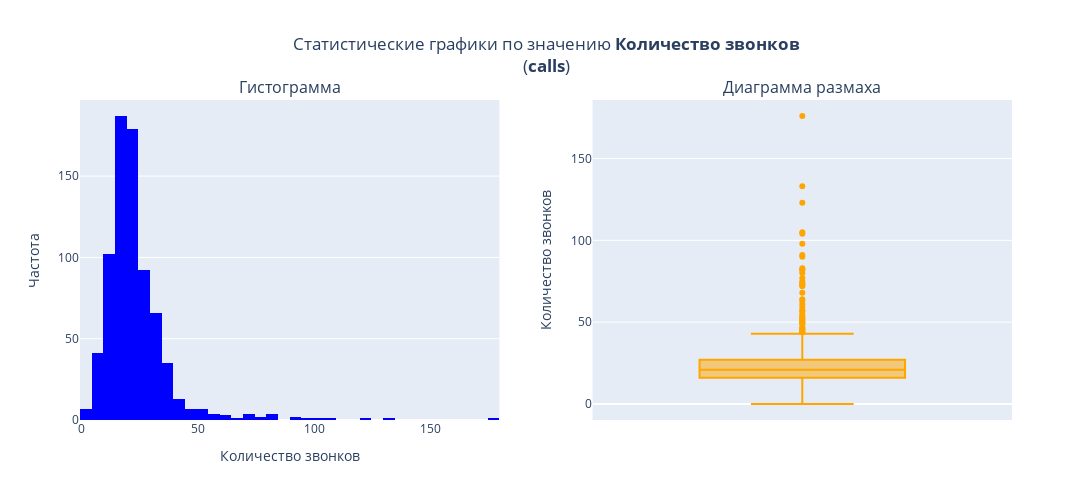
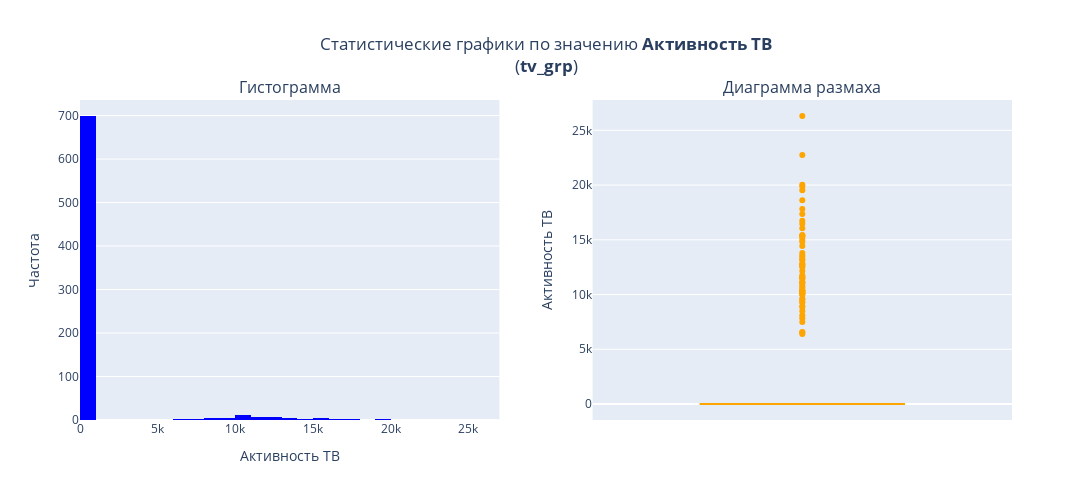
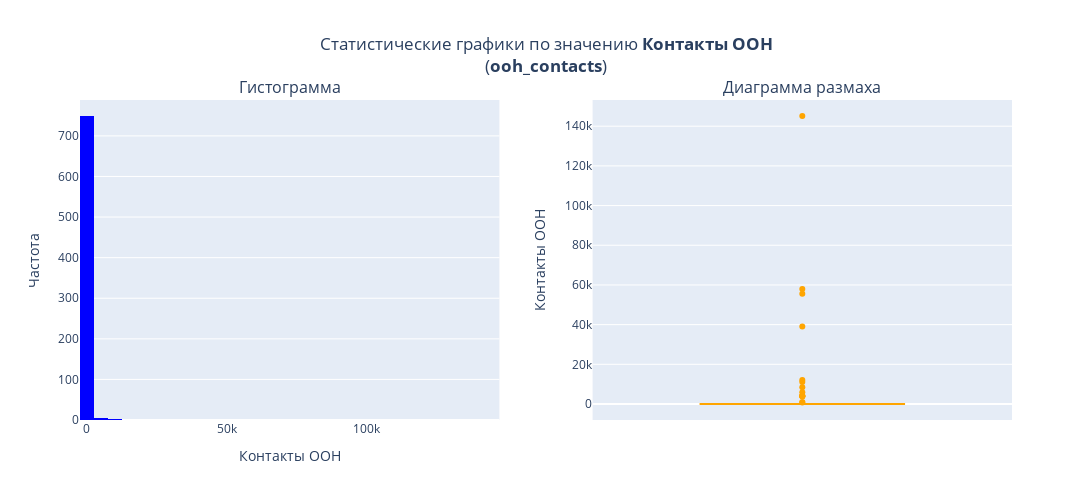
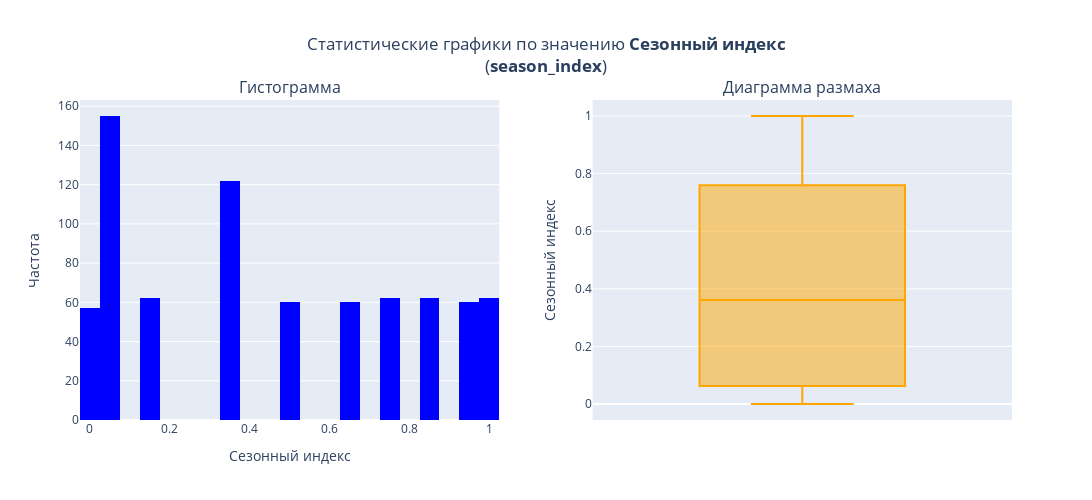

These figures' notebook cell, in order:
### Markdown cell above
<hr style="border: none; border-top: 3px dashed;">

#### <a id='toc1_5_1_1_'></a>[Количественные](#toc0_)

### Code cell
for num_col in data.select_dtypes(include='number').columns:
    statistical_graphis_for_numeric(data=data[num_col])

### Figure 1 — Plotly figure (JSON) as saved in the notebook; plotly's stock layout.template omitted (floating-point values rounded to 4 significant figures; data arrays with more than 128 entries replaced by an {"elided": "..."} marker saying what was removed)
{"data": [{"marker": {"color": "blue"}, "name": "calls", "nbinsx": 50, "type": "histogram", "x": {"elided": "762 int values"}, "xaxis": "x", "yaxis": "y"}, {"marker": {"color": "orange"}, "name": "", "type": "box", "xaxis": "x2", "y": {"elided": "762 int values"}, "yaxis": "y2"}], "layout": {"annotations": [{"font": {"size": 16}, "showarrow": false, "text": "Гистограмма", "x": 0.225, "xanchor": "center", "xref": "paper", "y": 1, "yanchor": "bottom", "yref": "paper"}, {"font": {"size": 16}, "showarrow": false, "text": "Диаграмма размаха", "x": 0.775, "xanchor": "center", "xref": "paper", "y": 1, "yanchor": "bottom", "yref": "paper"}], "height": 500, "showlegend": false, "title": {"text": "Статистические графики по значению <b>Количество звонков</b><br>(<b>calls</b>)", "x": 0.5}, "width": 1200, "xaxis": {"anchor": "y", "domain": [0, 0.45], "title": {"text": "Количество звонков"}}, "xaxis2": {"anchor": "y2", "domain": [0.55, 1]}, "yaxis": {"anchor": "x", "domain": [0, 1], "title": {"text": "Частота"}}, "yaxis2": {"anchor": "x2", "domain": [0, 1], "title": {"text": "Количество звонков"}}}}

### Figure 2 — Plotly figure (JSON) as saved in the notebook; plotly's stock layout.template omitted (floating-point values rounded to 4 significant figures; data arrays with more than 128 entries replaced by an {"elided": "..."} marker saying what was removed)
{"data": [{"marker": {"color": "blue"}, "name": "tv_grp", "nbinsx": 50, "type": "histogram", "x": {"elided": "762 int values"}, "xaxis": "x", "yaxis": "y"}, {"marker": {"color": "orange"}, "name": "", "type": "box", "xaxis": "x2", "y": {"elided": "762 int values"}, "yaxis": "y2"}], "layout": {"annotations": [{"font": {"size": 16}, "showarrow": false, "text": "Гистограмма", "x": 0.225, "xanchor": "center", "xref": "paper", "y": 1, "yanchor": "bottom", "yref": "paper"}, {"font": {"size": 16}, "showarrow": false, "text": "Диаграмма размаха", "x": 0.775, "xanchor": "center", "xref": "paper", "y": 1, "yanchor": "bottom", "yref": "paper"}], "height": 500, "showlegend": false, "title": {"text": "Статистические графики по значению <b>Активность ТВ</b><br>(<b>tv_grp</b>)", "x": 0.5}, "width": 1200, "xaxis": {"anchor": "y", "domain": [0, 0.45], "title": {"text": "Активность ТВ"}}, "xaxis2": {"anchor": "y2", "domain": [0.55, 1]}, "yaxis": {"anchor": "x", "domain": [0, 1], "title": {"text": "Частота"}}, "yaxis2": {"anchor": "x2", "domain": [0, 1], "title": {"text": "Активность ТВ"}}}}

### Figure 3 — Plotly figure (JSON) as saved in the notebook; plotly's stock layout.template omitted (floating-point values rounded to 4 significant figures; data arrays with more than 128 entries replaced by an {"elided": "..."} marker saying what was removed)
{"data": [{"marker": {"color": "blue"}, "name": "ooh_contacts", "nbinsx": 50, "type": "histogram", "x": {"elided": "762 float values"}, "xaxis": "x", "yaxis": "y"}, {"marker": {"color": "orange"}, "name": "", "type": "box", "xaxis": "x2", "y": {"elided": "762 float values"}, "yaxis": "y2"}], "layout": {"annotations": [{"font": {"size": 16}, "showarrow": false, "text": "Гистограмма", "x": 0.225, "xanchor": "center", "xref": "paper", "y": 1, "yanchor": "bottom", "yref": "paper"}, {"font": {"size": 16}, "showarrow": false, "text": "Диаграмма размаха", "x": 0.775, "xanchor": "center", "xref": "paper", "y": 1, "yanchor": "bottom", "yref": "paper"}], "height": 500, "showlegend": false, "title": {"text": "Статистические графики по значению <b>Контакты OOH</b><br>(<b>ooh_contacts</b>)", "x": 0.5}, "width": 1200, "xaxis": {"anchor": "y", "domain": [0, 0.45], "title": {"text": "Контакты OOH"}}, "xaxis2": {"anchor": "y2", "domain": [0.55, 1]}, "yaxis": {"anchor": "x", "domain": [0, 1], "title": {"text": "Частота"}}, "yaxis2": {"anchor": "x2", "domain": [0, 1], "title": {"text": "Контакты OOH"}}}}

### Figure 4 — Plotly figure (JSON) as saved in the notebook; plotly's stock layout.template omitted (floating-point values rounded to 4 significant figures; data arrays with more than 128 entries replaced by an {"elided": "..."} marker saying what was removed)
{"data": [{"marker": {"color": "blue"}, "name": "season_index", "nbinsx": 50, "type": "histogram", "x": {"elided": "762 float values"}, "xaxis": "x", "yaxis": "y"}, {"marker": {"color": "orange"}, "name": "", "type": "box", "xaxis": "x2", "y": {"elided": "762 float values"}, "yaxis": "y2"}], "layout": {"annotations": [{"font": {"size": 16}, "showarrow": false, "text": "Гистограмма", "x": 0.225, "xanchor": "center", "xref": "paper", "y": 1, "yanchor": "bottom", "yref": "paper"}, {"font": {"size": 16}, "showarrow": false, "text": "Диаграмма размаха", "x": 0.775, "xanchor": "center", "xref": "paper", "y": 1, "yanchor": "bottom", "yref": "paper"}], "height": 500, "showlegend": false, "title": {"text": "Статистические графики по значению <b>Сезонный индекс</b><br>(<b>season_index</b>)", "x": 0.5}, "width": 1200, "xaxis": {"anchor": "y", "domain": [0, 0.45], "title": {"text": "Сезонный индекс"}}, "xaxis2": {"anchor": "y2", "domain": [0.55, 1]}, "yaxis": {"anchor": "x", "domain": [0, 1], "title": {"text": "Частота"}}, "yaxis2": {"anchor": "x2", "domain": [0, 1], "title": {"text": "Сезонный индекс"}}}}
